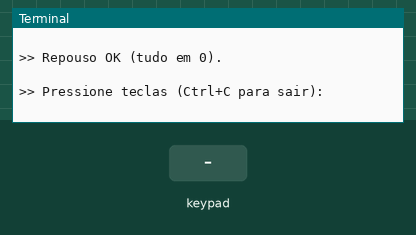
The program below on a simulated Raspberry Pi (BCM pin numbers). Parts: the last lines printed to the terminal. The inputs (shaded band) are chosen by the test bench.

Above: at 1.2 s.
1.3 s: key '1' pressed
At 2.5 s:
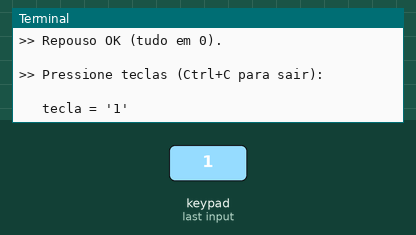
2.8 s: keypad keys 1 2 # pressed 0.4 s apart
At 4.2 s:
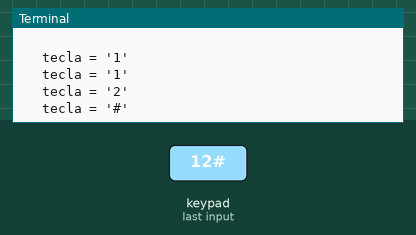
5.5 s: key 'A' pressed
At 6.7 s:
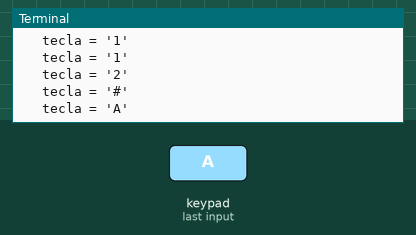
7.0 s: keypad keys 1 2 * pressed 0.4 s apart
At 8.6 s:
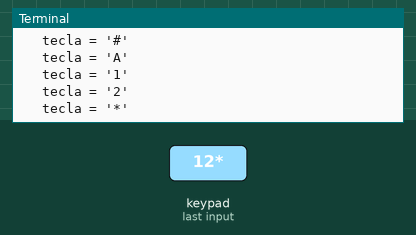
9.7 s: key 'B' pressed
At 10.2 s:
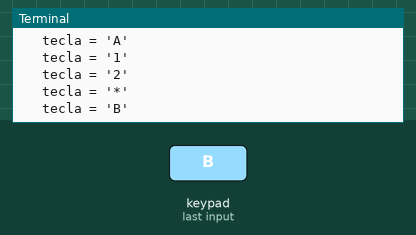
11.2 s: keypad keys 1 2 D pressed 0.4 s apart
At 13.1 s:
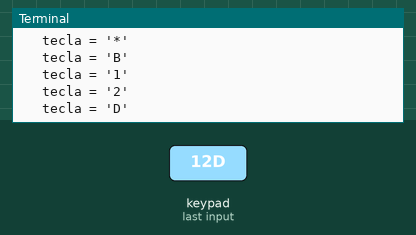

Measured:
- after the input at 1.3 s, the terminal: prints a new line at once (image 1)
- after the input at 2.8 s, the terminal: prints a new line after 0.40 s (image 2)
- after the input at 5.5 s, the terminal: prints a new line at once (image 3)
- after the input at 7.0 s, the terminal: prints a new line at once (image 4)
- after the input at 9.7 s, the terminal: prints a new line at once (image 5)
- after the input at 11.2 s, the terminal: prints a new line at once (image 6)

The program:

keypad.py
```python
#!/usr/bin/env python3
"""
Controle ISOLADO do teclado matricial 4x4 (entrada de senha).
Experiencia 8 (PCS3732) - item "Implemente isoladamente o controle de cada
componente" -> aqui o TECLADO MATRICIAL (RF01: entrada de credenciais).

Reaproveita a varredura validada na Experiencia 6 (Freenove Projects Board),
agora em Python/RPi.GPIO e com uma classe NAO-BLOQUEANTE, adequada ao laco de
estados da fechadura (fechadura.py).

VARREDURA (PULL-DOWN, ativo-alto):
  - Linhas (ROWS) sao SAIDAS; em repouso ficam em LOW e sao levadas a HIGH uma
    de cada vez durante a varredura.
  - Colunas (COLS) sao ENTRADAS com PULL-DOWN (repouso = 0); ao pressionar uma
    tecla, a linha em HIGH "atravessa" para a coluna, que passa a ler 1.
  Esse esquema casa com o chip do RPi (GPIO13/19 ja nascem em pull-down) e evita
  colunas flutuando. Ver README (fixar pull-down de GPIO5/6 no config.txt).

DEBOUNCE (RNF04): repique mecanico de contato dura alguns ms. A classe so emite
UM evento por pressao fisica (deteccao de borda + janela de rejeicao), sem nunca
bloquear o laco principal.

Uso:
  python3 keypad.py                # diagnostico de repouso + eco das teclas
  python3 keypad.py --diag         # so o diagnostico das colunas em repouso
"""

import time
import argparse

try:
    import RPi.GPIO as GPIO
except (ImportError, RuntimeError):
    raise SystemExit("Rode em um Raspberry Pi com RPi.GPIO instalado.")

# ---------------------------------------------------------------------------
# Mapa de pinos (numeracao BCM) - identico ao validado na Experiencia 6
# ---------------------------------------------------------------------------
ROWS = [16, 20, 21, 26]     # saidas (linhas)
COLS = [19, 13, 6, 5]       # entradas (colunas), em pull-down
KEYS = [
    ['1', '2', '3', 'A'],
    ['4', '5', '6', 'B'],
    ['7', '8', '9', 'C'],
    ['*', '0', '#', 'D'],
]

SETTLE_US   = 50            # tempo p/ a linha estabilizar antes de ler colunas
DEBOUNCE_MS = 40            # janela de rejeicao de repique por tecla (RNF04)


class Keypad:
    """Teclado matricial 4x4 com varredura pull-down e eventos nao-bloqueantes.

    Uso tipico no laco de estados:
        kp = Keypad()
        while ...:
            tecla = kp.get_event()   # None, ou o caractere pressionado 1x
            ...
        kp.cleanup()
    """

    def __init__(self, rows=ROWS, cols=COLS, keys=KEYS, debounce_ms=DEBOUNCE_MS,
                 setup_gpio=True):
        self.rows, self.cols, self.keys = rows, cols, keys
        self.debounce = debounce_ms / 1000.0
        self._held = None            # tecla considerada "pressionada" agora
        self._t_release = 0.0        # instante da ultima soltura
        if setup_gpio:
            GPIO.setmode(GPIO.BCM)
            GPIO.setwarnings(False)
        for r in self.rows:
            GPIO.setup(r, GPIO.OUT, initial=GPIO.LOW)
        for c in self.cols:
            GPIO.setup(c, GPIO.IN, pull_up_down=GPIO.PUD_DOWN)

    # -- varredura crua: uma passada pela matriz, devolve a tecla ou None -----
    def scan_raw(self):
        for ri, r in enumerate(self.rows):
            GPIO.output(r, GPIO.HIGH)
            time.sleep(SETTLE_US / 1_000_000.0)
            for ci, c in enumerate(self.cols):
                if GPIO.input(c) == GPIO.HIGH:
                    GPIO.output(r, GPIO.LOW)
                    return self.keys[ri][ci]
            GPIO.output(r, GPIO.LOW)
        return None

    # -- evento nao-bloqueante: 1 caractere por pressao fisica ---------------
    def get_event(self):
        """Chame com frequencia. Retorna o caractere UMA vez, na borda de
        pressao (ja com debounce por soltura); caso contrario, None. Nunca
        bloqueia."""
        k = self.scan_raw()
        agora = time.perf_counter()
        if k is not None:
            if self._held is None and (agora - self._t_release) >= self.debounce:
                self._held = k          # nova pressao -> emite um evento
                return k
            return None                 # ainda segurando a mesma tecla
        # nenhuma tecla pressionada agora
        if self._held is not None:
            self._held = None
            self._t_release = agora
        return None

    # -- versao BLOQUEANTE (util so em testes isolados) ----------------------
    def getkey_blocking(self):
        while True:
            k = self.scan_raw()
            if k:
                time.sleep(0.03)
                while self.scan_raw():
                    time.sleep(0.01)    # espera soltar
                return k
            time.sleep(0.005)

    def diagnostico_repouso(self):
        """Sem tecla pressionada, TODAS as colunas devem ler 0. Se alguma ler 1,
        o pull-down daquela coluna nao pegou (ver README: config.txt)."""
        print("== Diagnostico (NAO aperte nada agora) ==")
        suspeita = False
        for c in self.cols:
            v = GPIO.input(c)
            aviso = "  <-- DEVERIA SER 0! (pull-down nao pegou)" if v == 1 else ""
            print(f"  coluna GPIO{c:>2} em repouso = {v}{aviso}")
            suspeita = suspeita or (v == 1)
        if suspeita:
            print("\n>> Alguma coluna leu 1 sem tecla: pull-down inativo nela.")
            print(">> Fixe no /boot/firmware/config.txt:  gpio=5,6,13,19=ip,pd\n")
        else:
            print("\n>> Repouso OK (tudo em 0).\n")
        return not suspeita

    def cleanup(self):
        for r in self.rows:
            GPIO.output(r, GPIO.LOW)
        GPIO.cleanup()


def main():
    p = argparse.ArgumentParser(description="Teste isolado do teclado matricial 4x4.")
    p.add_argument("--diag", action="store_true",
                   help="So o diagnostico de repouso das colunas.")
    args = p.parse_args()

    kp = Keypad()
    print(f"==== Teste de Teclado Matricial (Exp 8) - PCS3732 ====")
    print(f"     linhas (saidas)  BCM: {ROWS}")
    print(f"     colunas (entrada) BCM: {COLS}\n")
    try:
        kp.diagnostico_repouso()
        if args.diag:
            return
        print(">> Pressione teclas (Ctrl+C para sair):\n")
        while True:
            k = kp.get_event()
            if k is not None:
                print(f"   tecla = '{k}'")
            time.sleep(0.005)
    except KeyboardInterrupt:
        print("\nInterrompido.")
    finally:
        kp.cleanup()


if __name__ == "__main__":
    main()
```
